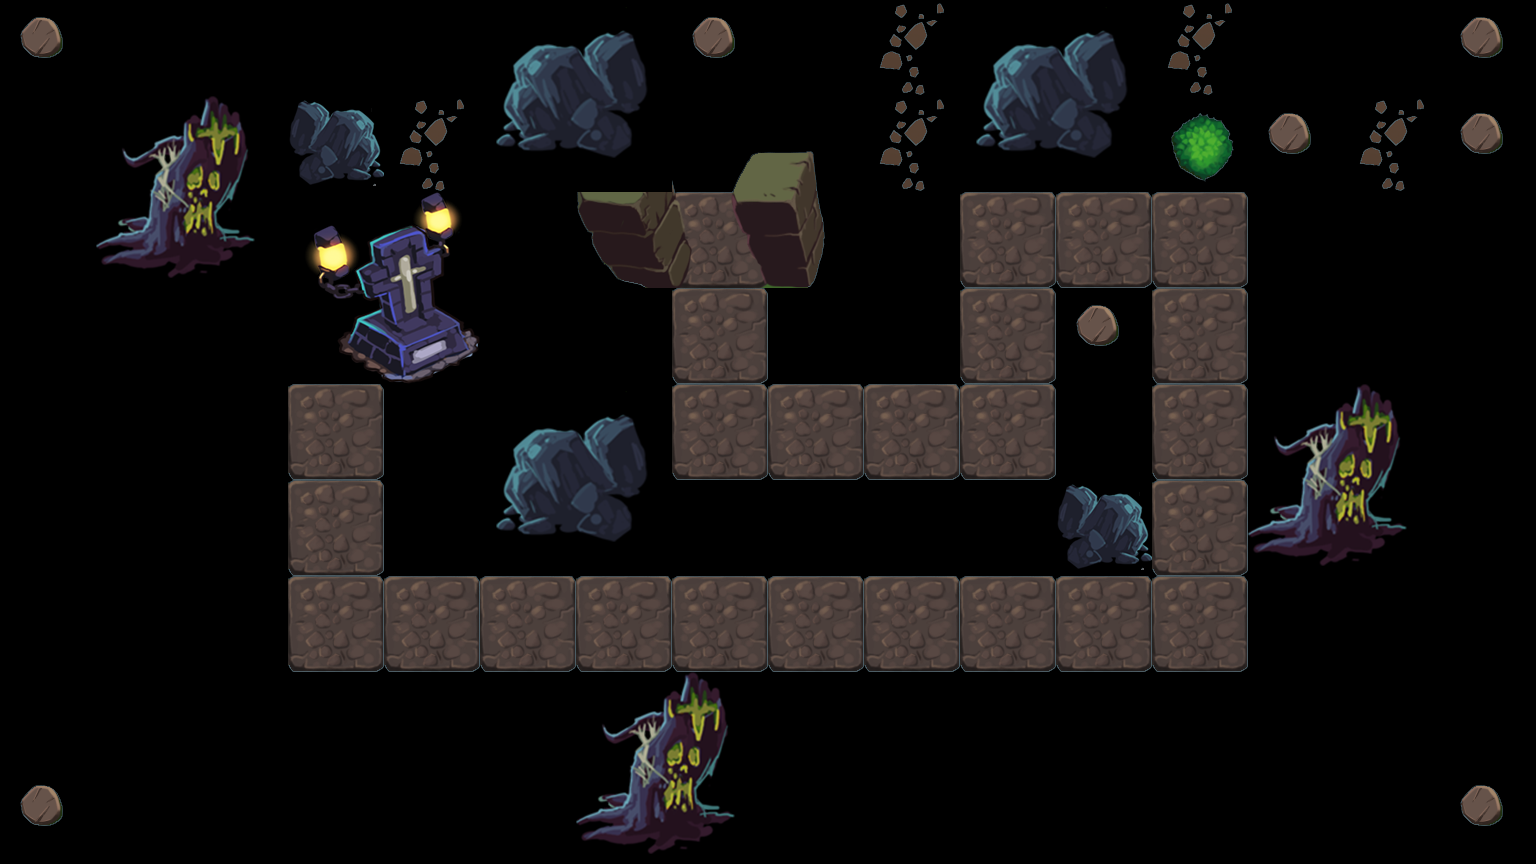

A 2D game scene composited from a Tiled map and its tileset images. What follows is a short description and the map's XML, with each tile layer's data collapsed to a summary:
An orthogonal 16x9 tile map with 96x96 px tiles, 1 tile layer (bg) and 8 objects (0, 1, 2, 3, 4, ...).

<map version="1.0" orientation="orthogonal" renderorder="right-down" width="16" height="9" tilewidth="96" tileheight="96" nextobjectid="9">
 <tileset firstgid="1" name="tiles" tilewidth="96" tileheight="96">
  <image source="tiles.png" trans="ff00ff" width="768" height="576" />
  <tile id="23">
   <properties>
    <property name="canTouch" value="1" />
   </properties>
  </tile>
  <tile id="38">
   <properties>
    <property name="" value="" />
   </properties>
  </tile>
 </tileset>
 <layer name="bg" width="16" height="9">
  <data>[144 cells, 103 non-empty, 23 distinct tile ids]</data>
 </layer>
 <objectgroup name="obj">
  <object id="1" name="0" x="715" y="233" />
  <object id="2" name="1" x="742" y="400" />
  <object id="3" name="2" x="985" y="394" />
  <object id="4" name="3" x="1018" y="218" />
  <object id="5" name="4" x="1218" y="215" />
  <object id="6" name="5" x="1185" y="585" />
  <object id="7" name="6" x="327" y="594" />
  <object id="8" name="7" x="358" y="330" />
 </objectgroup>
</map>
